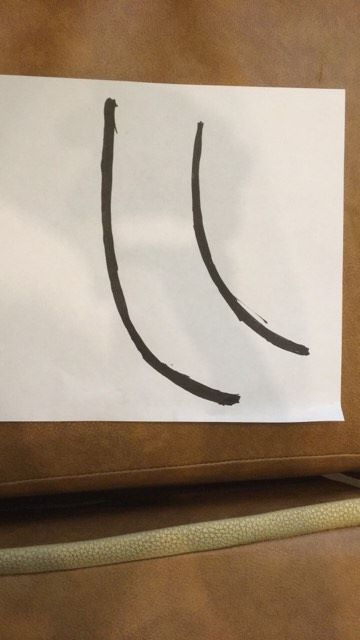
#> input picture Sketch/test3.jpg, 360 x 640 px
$ python skelet.py
#> lines starting #> are read from the running program, lines starting #| are printed output that depends on the picture; after the words box and inside, x2 and y2 are one past the last pixel; in counts of white or black regions, pixels touching at a corner belong together
import numpy as np
import cv2


img = cv2.imread("test3.jpg",0)
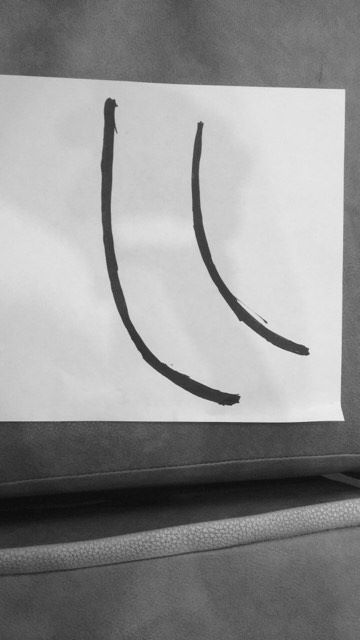
#> img: shape (640, 360); min 10, max 241, mean 145.5
size = np.size(img)
#> size = 230400
skel = np.zeros(img.shape,np.uint8)

ret,img = cv2.threshold(img,127,255,0)
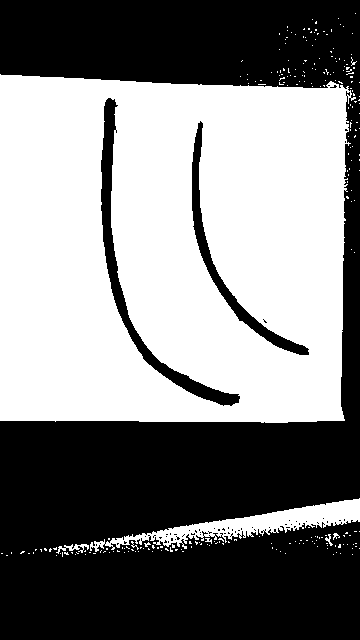
#> img: shape (640, 360); 50.1% white; 58 black regions (55 under 20 px), largest, box (x1, y1, x2, y2) and area: (0, 0, 360, 640) 108585, (101, 98, 240, 406) 3757, (192, 121, 309, 355) 2418
element = cv2.getStructuringElement(cv2.MORPH_CROSS,(3,3))
img = 255 - img
img = cv2.dilate(img, element, iterations=3)
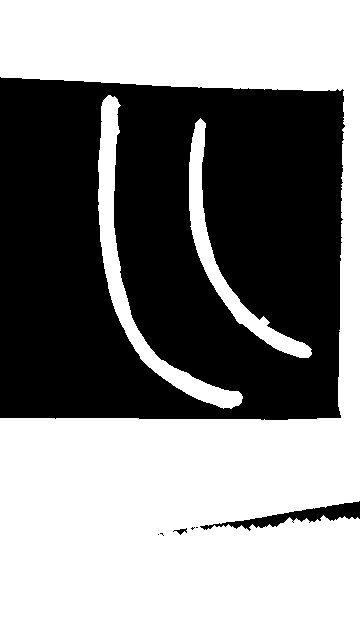
#> img: shape (640, 360); 54.4% white; 7 black regions (4 under 20 px), largest, box (x1, y1, x2, y2) and area: (0, 77, 345, 420) 103551, (200, 501, 360, 531) 1442, (173, 528, 187, 535) 40

done = False

while( not done):
    eroded = cv2.erode(img,element)
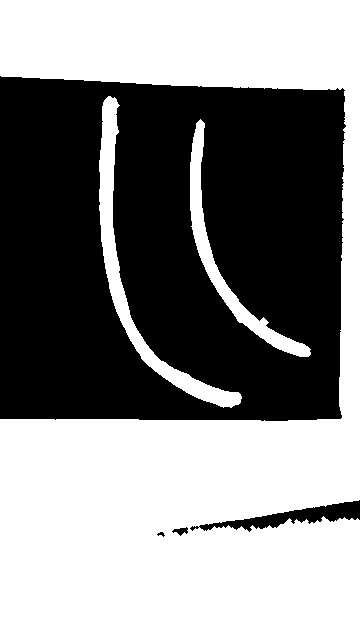
#> eroded: shape (640, 360); 53.2% white; 4 black regions, box (x1, y1, x2, y2) and area: (0, 76, 346, 421) 105829, (190, 500, 360, 532) 1799, (172, 527, 188, 536) 74, (157, 532, 165, 537) 21
    temp = cv2.dilate(eroded,element)
    temp = cv2.subtract(img,temp)
#> temp: shape (640, 360); every value is 0
    skel = cv2.bitwise_or(skel,temp)
    img = eroded.copy()

    zeros = size - cv2.countNonZero(img)
#> zeros = 107723
    cv2.imshow("skel",skel)
    if zeros==size:
        done = True

cv2.imshow("skel",skel)
cv2.waitKey(0)
cv2.destroyAllWindows()

$ run again, with Sketch/test2.jpg copied over Sketch/test3.jpg
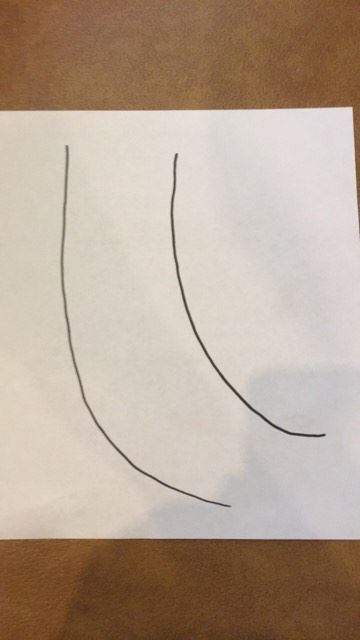
#> input picture Sketch/test2.jpg, 360 x 640 px
#> size = 230400
#> `ret,img = cv2.threshold(img,127,255,0)`:
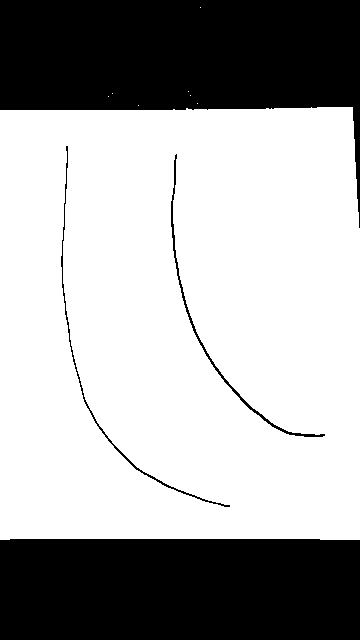
#> img: shape (640, 360); 66.3% white; 4 black regions, box (x1, y1, x2, y2) and area: (0, 0, 360, 228) 39775, (0, 539, 360, 640) 36310, (171, 154, 325, 437) 831, (61, 146, 230, 507) 700
#> `eroded = cv2.erode(img,element)`:
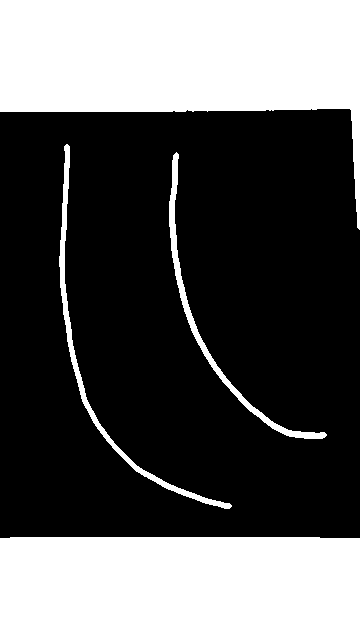
#> eroded: shape (640, 360); 35.7% white; 4 white regions, box (x1, y1, x2, y2) and area: (0, 0, 360, 230) 40731, (0, 537, 360, 640) 37030, (59, 144, 232, 509) 2376, (169, 152, 327, 439) 2155
#> temp: shape (640, 360); every value is 0
#> zeros = 148108
